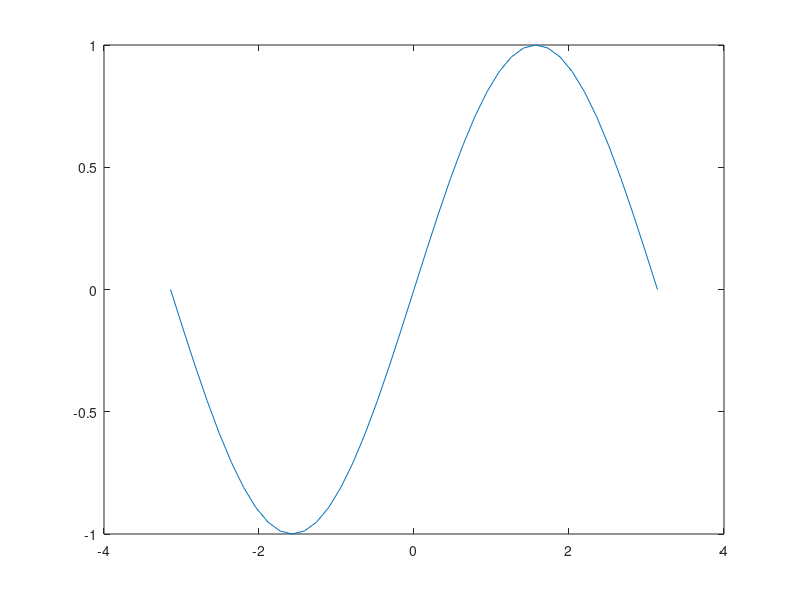

The MATLAB script that drew this image: (Note: this script raises an error after producing the figure.)
function plot_sin(~, ~)
    t=-pi:pi/20:pi;
    plot(t,sin(t));
    h1=findobj('Tag','LStyle');
% MATLAB 的 findobj 函数可以用于快速遍历对象从属关系表并获取具有特定属性值的对象句柄的方法。
% 如果用户没有指定起始对象，那么 findobj 函数从根对象开始查找。
% 该函数的调用格式为：h = findobj，返回根对象及其所有的从属句柄，返回值为一个列向量。
% h = findobj('PropertyName',PropertyValue,...)，返回满足 'PropertyName' 属性的值为 PropertyValue 的所有句柄，可以同时设置多个条件。


%所以程序中，这句话的作用是返回具有"Tag"属性，并且"Tag"属性值是'LStyle'的句柄，也就是返回study_gui.m中"线性"菜单的句柄
%在study_gui.m中，原语句为：hLStyle=uimenu(hopt,'Label','线型','Tag','LStyle', 'Enable','off');
%命名为h1，是因为h代表的是句柄handle的英文
    h1.Enable='On';    %更改"线型"菜单项的Enable为可用
end